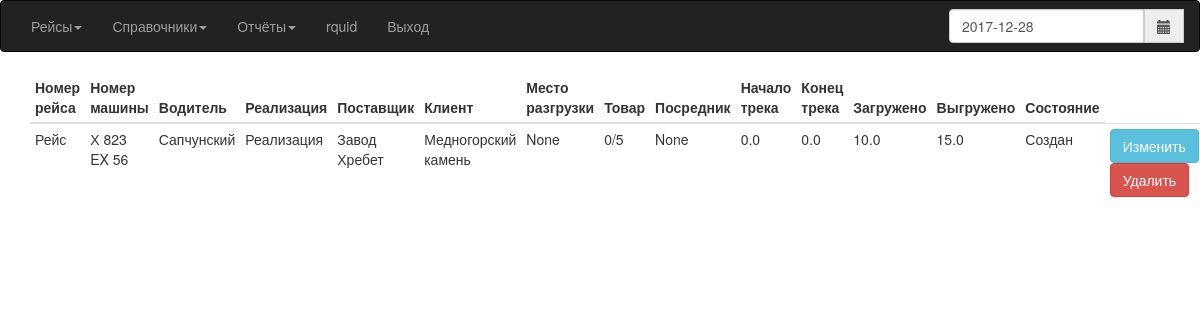
/RaceAll (signed in), run on the app's committed database.
### Avtoregion/models.py (models this page shows, shortened)
class Race(models.Model):
    CREATE = 'Создан'
    LOAD = 'Загружен'
    UNLOAD = 'Выгружен'
    FINISH = 'Закончен'
    END = 'Проведен'
    ACCIDENT = 'Авария'
    STATE = (
        (CREATE, 'Создан'),
        (LOAD, 'Зазгружен'),
        (UNLOAD, 'Выгружен'),
        (FINISH, 'Закончена'),
        (END, 'Проведена'),
        (ACCIDENT, 'Авария'),
    )
    TYPE = (
        ('Реализация', 'Реализация'),
        ('Услуга', 'Услуга')
    )
    id_race = models.AutoField(primary_key=True)
    name_race = models.CharField(max_length=5, default='Рейс')
    race_date = models.DateField(default=date.today)
    car = models.ForeignKey(Car)
    driver = models.ForeignKey(Driver)
    type_ship = models.CharField(default=TYPE[0], choices=TYPE, max_length=10)
    supplier = models.ForeignKey(Supplier)
    customer = models.ForeignKey(Customer)
    shipment = models.ForeignKey(Shipment, null=True, blank=True)
    product = models.ForeignKey(Product)
    mediator = models.ForeignKey(Mediator, null=True, blank=True)
    s_milage = models.FloatField(default=0)
    e_milage = models.FloatField(default=0)
    weight_load = models.FloatField(default=0)
    weight_unload = models.FloatField(default=0)
    comm = models.TextField(null=True, blank=True)
    state = models.CharField(default=STATE[0], choices=STATE, max_length=9)
    create_time = models.DateTimeField(auto_now=True)

class Car(models.Model):
    id_car = models.AutoField(primary_key=True)
    number = models.CharField(max_length=11, unique=True, verbose_name='Номер машины')
    pts = models.CharField(max_length=10, null=True, blank=True, verbose_name='ПТС')
    trailer = models.ForeignKey(Trailer, blank=True, null=True)
    def __str__(self):
        return '%s' % self.number

class Driver(models.Model):
    id_driver = models.AutoField(primary_key=True)
    name = models.CharField(max_length=50, verbose_name='Водитель')
    def __str__(self):
        return '%s' % self.name

class Supplier(models.Model):
    id_supplier = models.AutoField(primary_key=True)
    name = models.CharField(max_length=256, verbose_name='Поставщик')
    inn = models.DecimalField(max_digits=12, decimal_places=0, unique=True, null=True, blank=True, verbose_name='ИНН')
    def __str__(self):
        return '%s' % self.name

class Customer(models.Model):
    id_customer = models.AutoField(primary_key=True)
    name = models.CharField(max_length=256,  verbose_name='Клиент')
    inn = models.DecimalField(max_digits=12, decimal_places=0, unique=True, null=True, blank=True, verbose_name='ИНН')
    def __str__(self):
        return '%s' % self.name

class Product(models.Model):
    id_product = models.AutoField(primary_key=True)
    name = models.CharField(max_length=10, verbose_name='Груз')
    def __str__(self):
        return '%s' % self.name

### Avtoregion/views.py (the view)
# urls.py: url(r'^RaceAll$', views.RaceAll, name='RaceAll'),
@login_required
def RaceAll(req):
    if req.method == 'GET':
        qRace = Race.objects.all()
        return render(request=req, template_name='race.html', context={'qRace': qRace})

### templates/race.html (shortened to what this page needs)
{% extends "index.html" %}
{% block content %}
<div class="container">
 {% if qRace%}
	 <table class="table table-hover table-condensed table-responsive">
		 <thead>
			 <th>Номер рейса</th>
			 <th>Номер машины</th>
			 <th>Водитель</th>
			 <th>Реализация</th>
			 <th>Поставщик</th>
			 <th>Клиент</th>
			 <th>Место разгрузки</th>
			 <th>Товар</th>
			 <th>Посредник</th>
			 <th>Начало трека</th>
			 <th>Конец трека</th>
			 <th>Загружено</th>
			 <th>Выгружено</th>
			 <th>Состояние</th>
		 </thead>
	 {% for q in qRace%}
         <tbody>
	    <tr>
		 <td>
			{{ q.name_race}}
		 </td>
		 <td>
			{{ q.car}}
		 </td>
			<td>
				{{ q.driver}}
			</td>
			<td>
				{{ q.type_ship}}
			</td>
		  <td>
			  {{ q.supplier}}
		  </td>
		  <td>
			  {{ q.customer}}
		  </td>
		  <td>
			  {{ q.shipment}}
		  </td>
		  <td>
			  {{ q.product}}
		  </td>
		  <td>
			  {{ q.mediator}}
		  </td>
		  <td>
			  {{ q.s_milage}}
		  </td>
		  <td>
			  {{ q.e_milage}}
		  </td>
		  <td>
			  {{ q.weight_load}}
		  </td>
		  <td>
			  {{ q.weight_unload}}
		  </td>
		  <td>
			  {{ q.state}}
		  </td>
		 <td>
			<form action="Race/update" method="post">
              <button name="update" value="update" class="btn btn-info">Изменить</button>
			</form>
			 <form action="Race/delete" method="post">
			        <button name="delete" class="btn btn-danger">Удалить</button>
		  </form>
	     </td>
	    </tr>
     </tbody>
	 {% endfor %}
	 </table>
 {% endif %}
</div>
{% endblock %}

### templates/index.html (shortened to what this page needs)
<!DOCTYPE html>
<html lang="ru">
<head>
	<link rel="stylesheet" href="/static/css/bootstrap.min.css">
	<link rel="stylesheet" href="/static/css/bootstrap-datetimepicker.min.css">
</head>
{% if user.is_anonymous %}
    <body>
    {% block login %}
    {% endblock %}
    </body>
{% else %}
	{% include 'navbar.html' %}
    <body>
		{% block content %}
		{% endblock %}
    </body>
{% endif %}
</html>

### templates/navbar.html (shortened to what this page needs)
	<nav class="navbar navbar-inverse">
		<div class="container-fluid">
			<ul class="nav navbar-nav">
				<li class="dropdown">
					<a class="dropdown-toggle" data-toggle="dropdown" href="{% url 'Race' %}">Рейсы<span class="caret"></span></a>
				</li>
				<li class="dropdown">
					<a class="dropdown-toggle" href="index.html" data-toggle="dropdown">Справочники<span class="caret"></span></a>
				</li>
				<li class="dropdown">
					<a class="dropdown-toggle" data-toggle="dropdown" href="index.html">Отчёты<span class="caret"></span></a>
				</li>
				<li class="navbar-text">{{ user }}</li>
				<li><a class="navbar-link" href="{% url 'logout' %}">Выход</a></li>
			</ul>
			<ul class="nav navbar-nav navbar-form navbar-right">
				<li>
					<div class="input-group date" id="datetimepicker">
						<form id="push_date" action="" method="get">
							<input id="date" type="text" class="form-control" name="input_date"/>
						</form>
						<span class="input-group-addon" >
									<span class="glyphicon glyphicon-calendar"></span>
						</span>
					</div>
				</li>
			</ul>
		</div>
	</nav>

### data on the page
Race: name_race "Рейс", car "Х 823 EX 56", driver "Сапчунский", type_ship "Реализация", supplier "Завод Хребет", customer "Медногорский камень", shipment "None", product "0/5", mediator "None", s_milage "0.0", e_milage "0.0", weight_load "10.0", weight_unload "15.0", state "Создан"

### other printed values
{{ user }} "rquid"
